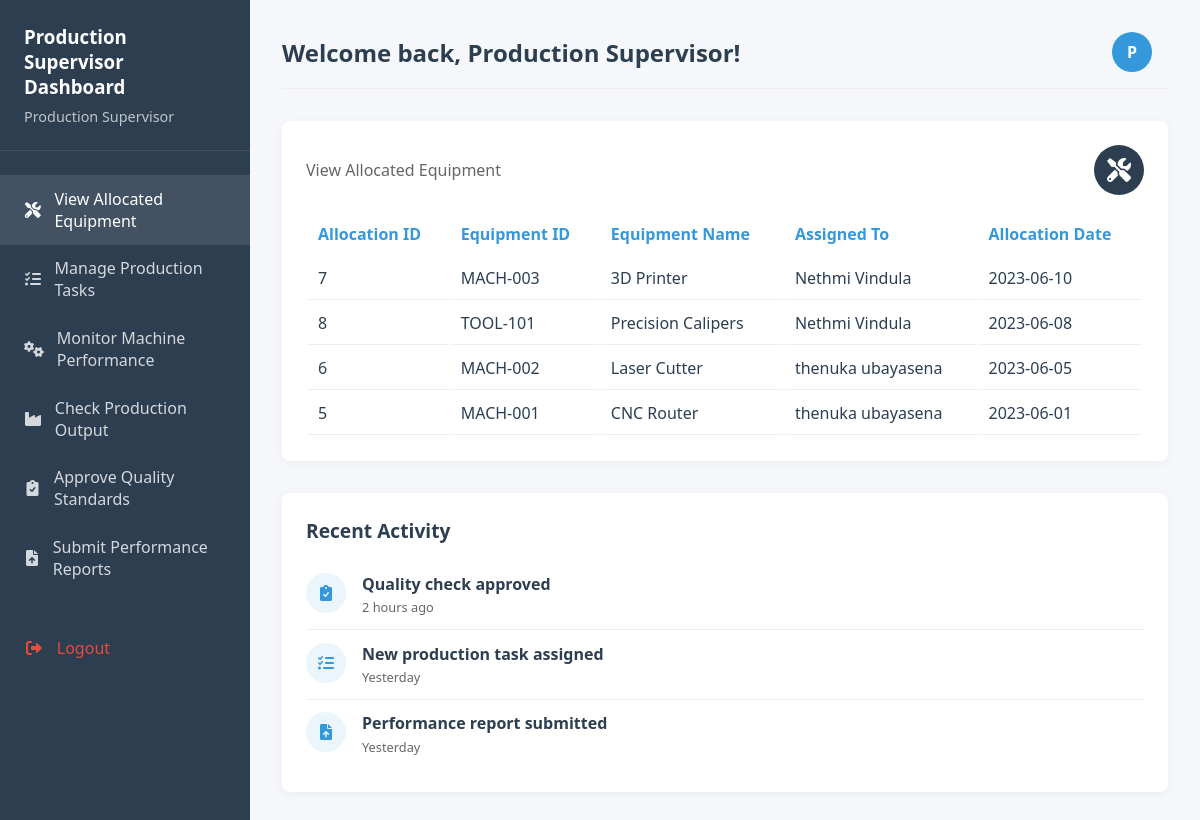
Screenshot of /production_supervisor.php?view=view_allocated_equipment with the database file from the repository.
### tables this page shows
CREATE TABLE `equipment_allocation` (
  `allocation_id` int(11) NOT NULL,
  `equipment_id` varchar(50) NOT NULL,
  `equipment_name` varchar(100) NOT NULL,
  `assigned_to` int(11) NOT NULL,
  `allocation_date` date NOT NULL
);

CREATE TABLE `employees` (
  `EMP_ID` int(11) NOT NULL,
  `FName` varchar(50) NOT NULL,
  `LName` varchar(50) NOT NULL,
  `username` varchar(50) NOT NULL,
  `password` varchar(255) NOT NULL,
  `EmpNIC` varchar(20) NOT NULL,
  `years_of_experience` int(11) DEFAULT NULL,
  `designation` varchar(100) NOT NULL,
  `EmpContact_No` varchar(15) DEFAULT NULL,
  `DOB` date DEFAULT NULL,
  `Emp_Email` varchar(100) DEFAULT NULL,
  `Dependent_Name` varchar(100) DEFAULT NULL,
  `Dependent_NIC` varchar(20) DEFAULT NULL,
  `Relationship` varchar(50) DEFAULT NULL,
  `DeContact_No` varchar(15) DEFAULT NULL,
  `created_at` timestamp NOT NULL DEFAULT current_timestamp(),
  `salary` decimal(10,2) NOT NULL
);

### production_supervisor.php (the view, shortened to what this page needs)
<?php
require 'db_connection.php';
$displayName = isset($_SESSION['FName'], $_SESSION['LName']) ? $_SESSION['FName'] . ' ' . $_SESSION['LName'] : 'Production Supervisor';
$avatar = strtoupper(substr($displayName, 0, 1));
$showViewAllocatedEquipment = false;
$showManageProductionTasks = false;
$showMonitorMachinePerformance = false;
$showCheckProductionOutput = false;
$showApproveQualityStandards = false;
$showSubmitPerformanceReports = false;
if (isset($_GET['view'])) {
    $showViewAllocatedEquipment = ($_GET['view'] === 'view_allocated_equipment');
    $showManageProductionTasks = ($_GET['view'] === 'manage_production_tasks');
    $showMonitorMachinePerformance = ($_GET['view'] === 'monitor_machine_performance');
    $showCheckProductionOutput = ($_GET['view'] === 'check_production_output');
    $showApproveQualityStandards = ($_GET['view'] === 'approve_quality_standards');
    $showSubmitPerformanceReports = ($_GET['view'] === 'submit_performance_reports');
} else {
}
if ($showViewAllocatedEquipment) {
    $stmt = $pdo->query("SELECT ea.allocation_id, ea.equipment_id, ea.equipment_name, ea.allocation_date, e.FName, e.LName
                         FROM equipment_allocation ea
                         JOIN employees e ON ea.assigned_to = e.EMP_ID
                         ORDER BY ea.allocation_date DESC");
    $allocations = $stmt->fetchAll();
}
?>
<!DOCTYPE html>
<html lang="en">
<head>
    <link rel="stylesheet" href="https://cdnjs.cloudflare.com/ajax/libs/font-awesome/6.0.0/css/all.min.css">
</head>
<body>
    <div class="dashboard-container">
        <div class="sidebar">
            <div class="sidebar-header">
                <h3>Production Supervisor Dashboard</h3>
                <p><?php echo htmlspecialchars($displayName); ?></p>
            </div>
            <div class="sidebar-menu">
                <a href="?view=view_allocated_equipment" class="menu-item <?php echo $showViewAllocatedEquipment ? 'active' : ''; ?>"><i class="fas fa-tools"></i> View Allocated Equipment</a>
                <a href="?view=manage_production_tasks" class="menu-item <?php echo $showManageProductionTasks ? 'active' : ''; ?>"><i class="fas fa-tasks"></i> Manage Production Tasks</a>
                <a href="?view=monitor_machine_performance" class="menu-item <?php echo $showMonitorMachinePerformance ? 'active' : ''; ?>"><i class="fas fa-cogs"></i> Monitor Machine Performance</a>
                <a href="?view=check_production_output" class="menu-item <?php echo $showCheckProductionOutput ? 'active' : ''; ?>"><i class="fas fa-industry"></i> Check Production Output</a>
                <a href="?view=approve_quality_standards" class="menu-item <?php echo $showApproveQualityStandards ? 'active' : ''; ?>"><i class="fas fa-clipboard-check"></i> Approve Quality Standards</a>
                <a href="?view=submit_performance_reports" class="menu-item <?php echo $showSubmitPerformanceReports ? 'active' : ''; ?>"><i class="fas fa-file-upload"></i> Submit Performance Reports</a>
                <a href="logout.php" class="menu-item" style="margin-top: 2rem; color: #e74c3c;"><i class="fas fa-sign-out-alt"></i> Logout</a>
            </div>
        </div>
        <div class="main-content">
            <div class="top-bar">
                <h2>Welcome back, <?php echo htmlspecialchars($displayName); ?>!</h2>
                <div class="user-info">
                    <div class="user-avatar"><?php echo $avatar; ?></div>
                </div>
            </div>
            <div class="dashboard-cards">
                <?php if ($showViewAllocatedEquipment): ?>
                <div class="card">
                    <div class="card-header">
                        <span class="card-title">View Allocated Equipment</span>
                        <div class="card-icon bg-primary"><i class="fas fa-tools"></i></div>
                    </div>
                    <?php if ($allocations): ?>
                    <table class="data-table">
                        <tr>
                            <th>Allocation ID</th>
                            <th>Equipment ID</th>
                            <th>Equipment Name</th>
                            <th>Assigned To</th>
                            <th>Allocation Date</th>
                        </tr>
                        <?php foreach ($allocations as $allocation): ?>
                        <tr>
                            <td><?php echo htmlspecialchars($allocation['allocation_id']); ?></td>
                            <td><?php echo htmlspecialchars($allocation['equipment_id']); ?></td>
                            <td><?php echo htmlspecialchars($allocation['equipment_name']); ?></td>
                            <td><?php echo htmlspecialchars($allocation['FName'] . ' ' . $allocation['LName']); ?></td>
                            <td><?php echo htmlspecialchars($allocation['allocation_date']); ?></td>
                        </tr>
                        <?php endforeach; ?>
                    </table>
                    <?php else: ?>
                    <p>No equipment allocations found.</p>
                    <?php endif; ?>
                </div>
                <?php endif; ?>
            </div>
            <div class="recent-activity">
                <h3 class="section-title">Recent Activity</h3>
                <div class="activity-item">
                    <div class="activity-icon"><i class="fas fa-clipboard-check"></i></div>
                    <div class="activity-content">
                        <div class="activity-title">Quality check approved</div>
                        <div class="activity-time">2 hours ago</div>
                    </div>
                </div>
                <div class="activity-item">
                    <div class="activity-icon"><i class="fas fa-tasks"></i></div>
                    <div class="activity-content">
                        <div class="activity-title">New production task assigned</div>
                        <div class="activity-time">Yesterday</div>
                    </div>
                </div>
                <div class="activity-item">
                    <div class="activity-icon"><i class="fas fa-file-upload"></i></div>
                    <div class="activity-content">
                        <div class="activity-title">Performance report submitted</div>
                        <div class="activity-time">Yesterday</div>
                    </div>
                </div>
            </div>
        </div>
    </div>
</body>
</html>

### production_supervisor.php (style rules this page uses)
:root { --primary-color: #2c3e50; --secondary-color: #3498db; --accent-color: #e74c3c; --light-color: #ecf0f1; --dark-color: #2c3e50; --success-color: #2ecc71; }
* { margin: 0; padding: 0; box-sizing: border-box; font-family: 'Segoe UI', Tahoma, Geneva, Verdana, sans-serif; }
body { background-color: #f5f7fa; color: var(--dark-color); }
.dashboard-container { display: flex; min-height: 100vh; }
.sidebar { width: 250px; background-color: var(--primary-color); color: white; padding: 1.5rem 0; position: fixed; height: 100%; }
.sidebar-header { padding: 0 1.5rem 1.5rem; border-bottom: 1px solid rgba(255, 255, 255, 0.1); }
.sidebar-header h3 { color: white; margin-bottom: 0.5rem; }
.sidebar-header p { color: rgba(255, 255, 255, 0.7); font-size: 0.9rem; }
.sidebar-menu { padding: 1.5rem 0; }
.menu-item { padding: 0.8rem 1.5rem; display: flex; align-items: center; color: rgba(255, 255, 255, 0.8); text-decoration: none; transition: all 0.3s ease; }
.menu-item:hover, .menu-item.active { background-color: rgba(255, 255, 255, 0.1); color: white; }
.menu-item i { margin-right: 0.8rem; width: 20px; text-align: center; }
.main-content { flex: 1; margin-left: 250px; padding: 2rem; }
.top-bar { display: flex; justify-content: space-between; align-items: center; margin-bottom: 2rem; padding-bottom: 1rem; border-bottom: 1px solid #eee; }
.user-info { display: flex; align-items: center; }
.user-avatar { width: 40px; height: 40px; border-radius: 50%; background-color: var(--secondary-color); color: white; display: flex; align-items: center; justify-content: center; margin-right: 1rem; font-weight: bold; }
.dashboard-cards { display: grid; grid-template-columns: repeat(auto-fill, minmax(550px, 1fr)); gap: 1.5rem; margin-bottom: 2rem; }
.card { background: white; border-radius: 8px; padding: 1.5rem; box-shadow: 0 2px 10px rgba(0, 0, 0, 0.05); }
.card-header { display: flex; justify-content: space-between; align-items: center; margin-bottom: 1rem; }
.card-title { font-size: 1rem; color: #666; }
.card-icon { width: 50px; height: 50px; border-radius: 50%; display: flex; align-items: center; justify-content: center; color: white; font-size: 1.5rem; }
.bg-primary { background-color: var(--primary-color); }
.data-table, .form-table { width: 100%; }
.data-table td, .form-table td { padding: 10px; border-bottom: 1px solid #eee; }
.data-table th, .form-table th { text-align: left; padding: 10px; color: var(--secondary-color); }
.recent-activity { background: white; border-radius: 8px; padding: 1.5rem; box-shadow: 0 2px 10px rgba(0, 0, 0, 0.05); }
.section-title { font-size: 1.2rem; margin-bottom: 1rem; color: var(--primary-color); }
.activity-item { display: flex; padding: 0.8rem 0; border-bottom: 1px solid #eee; }
.activity-item:last-child { border-bottom: none; }
.activity-icon { width: 40px; height: 40px; border-radius: 50%; background-color: rgba(52, 152, 219, 0.1); color: var(--secondary-color); display: flex; align-items: center; justify-content: center; margin-right: 1rem; }
.activity-content { flex: 1; }
.activity-title { font-weight: 600; margin-bottom: 0.2rem; }
.activity-time { font-size: 0.8rem; color: #666; }

### rows the page displays
equipment_allocation: allocation_id "7", equipment "MACH-003", equipment_name "3D Printer", assigned_to.LName "Nethmi Vindula", allocation_date "2023-06-10"
equipment_allocation: allocation_id "8", equipment "TOOL-101", equipment_name "Precision Calipers", assigned_to.LName "Nethmi Vindula", allocation_date "2023-06-08"
equipment_allocation: allocation_id "6", equipment "MACH-002", equipment_name "Laser Cutter", assigned_to.LName "thenuka ubayasena", allocation_date "2023-06-05"
equipment_allocation: allocation_id "5", equipment "MACH-001", equipment_name "CNC Router", assigned_to.LName "thenuka ubayasena", allocation_date "2023-06-01"

### other values shown
$displayName "Production Supervisor"
$avatar "P"
